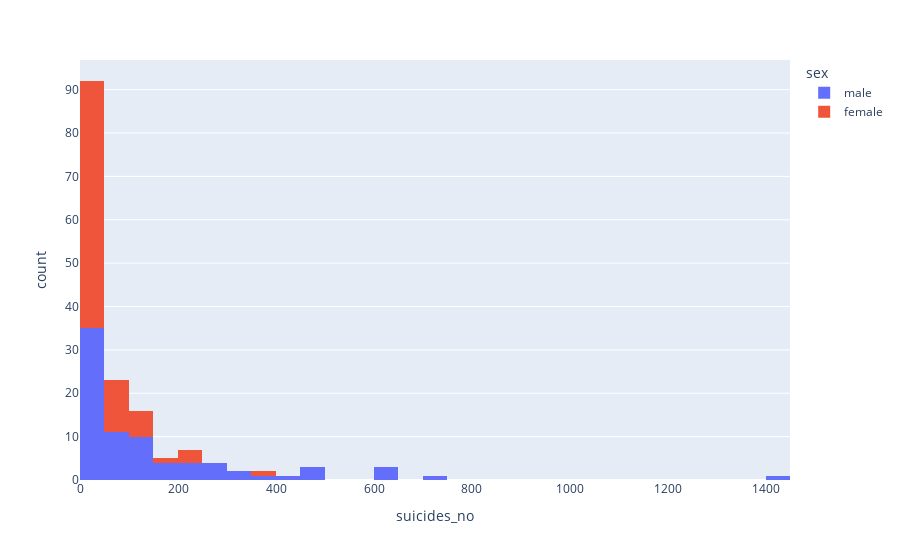
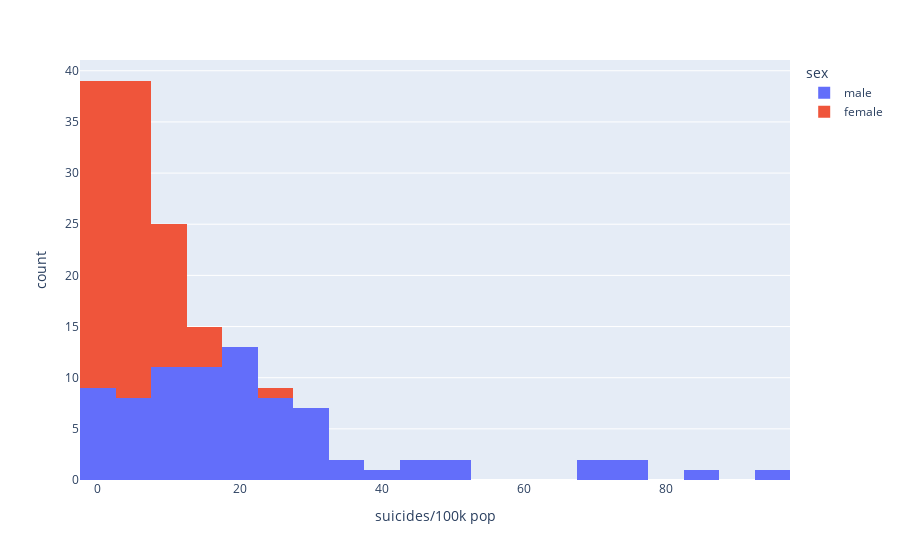

The notebook cell saved with these charts, in order:
### Code cell
fig = px.histogram(sd_2016, x="suicides_no", color="sex")
fig.show()

fig = px.histogram(sd_2016, x="suicides/100k pop", color="sex")
fig.show()

### Figure 1 — Plotly figure (JSON) as saved in the notebook; plotly's stock layout.template omitted (floating-point values rounded to 4 significant figures)
{"data": [{"alignmentgroup": "True", "bingroup": "x", "hovertemplate": "sex=male<br>suicides_no=%{x}<br>count=%{y}<extra></extra>", "legendgroup": "male", "marker": {"color": "#636efa", "pattern": {"shape": ""}}, "name": "male", "offsetgroup": "male", "orientation": "v", "showlegend": true, "type": "histogram", "x": [12, 16, 16, 5, 4, 212, 290, 260, 86, 58, 104, 187, 146, 48, 30, 15, 5, 2, 7, 2, 140, 319, 386, 137, 78, 0, 0, 0, 0, 0, 214, 495, 450, 98, 58, 8, 10, 11, 6, 1, 78, 212, 266, 96, 41, 17, 3, 18, 33, 12, 127, 127, 85, 29, 3, 123, 436, 478, 159, 77, 13, 27, 21, 2, 0, 615, 171, 632, 134, 91, 100, 232, 266, 114, 70, 734, 1421, 152, 646, 322], "xaxis": "x", "yaxis": "y"}, {"alignmentgroup": "True", "bingroup": "x", "hovertemplate": "sex=female<br>suicides_no=%{x}<br>count=%{y}<extra></extra>", "legendgroup": "female", "marker": {"color": "#EF553B", "pattern": {"shape": ""}}, "name": "female", "offsetgroup": "female", "orientation": "v", "showlegend": true, "type": "histogram", "x": [2, 6, 3, 2, 1, 61, 99, 95, 22, 18, 40, 69, 47, 6, 6, 3, 1, 1, 0, 0, 86, 91, 25, 34, 22, 0, 0, 0, 0, 0, 120, 161, 121, 30, 14, 2, 2, 0, 0, 0, 29, 45, 41, 8, 6, 4, 3, 6, 2, 0, 3, 18, 15, 15, 1, 87, 209, 217, 65, 35, 3, 2, 0, 0, 0, 61, 112, 96, 27, 14, 119, 104, 45, 44, 36, 69, 222, 375, 116, 60], "xaxis": "x", "yaxis": "y"}], "layout": {"barmode": "relative", "legend": {"title": {"text": "sex"}, "tracegroupgap": 0}, "margin": {"t": 60}, "xaxis": {"anchor": "y", "domain": [0, 1], "title": {"text": "suicides_no"}}, "yaxis": {"anchor": "x", "domain": [0, 1], "title": {"text": "count"}}}}

### Figure 2 — Plotly figure (JSON) as saved in the notebook; plotly's stock layout.template omitted (floating-point values rounded to 4 significant figures)
{"data": [{"alignmentgroup": "True", "bingroup": "x", "hovertemplate": "sex=male<br>suicides/100k pop=%{x}<br>count=%{y}<extra></extra>", "legendgroup": "male", "marker": {"color": "#636efa", "pattern": {"shape": ""}}, "name": "male", "offsetgroup": "male", "orientation": "v", "showlegend": true, "type": "histogram", "x": [19.37, 6.73, 4.56, 2.47, 1.56, 68.9, 31.22, 20.29, 14.19, 11.03, 77.31, 38.94, 25.57, 17.49, 12.38, 14.03, 8.61, 8.33, 8.19, 2.93, 51.16, 26.45, 23.86, 18.79, 14.78, 0, 0, 0, 0, 0, 86.84, 46.51, 31.27, 15.48, 10.21, 31.96, 30.08, 24.99, 24.9, 11.46, 96.98, 76.32, 70.62, 50.17, 23.05, 19.38, 19.04, 18.68, 18.28, 11.12, 43.69, 33.81, 33.62, 25.54, 19.55, 22.72, 21.75, 20.41, 14.97, 7.21, 4.43, 4, 3.11, 2.01, 0, 29.73, 29.49, 21.46, 9.86, 8.26, 27.82, 20.97, 20.46, 17.01, 11.56, 14.1, 14.09, 13.52, 13.47, 6.8], "xaxis": "x", "yaxis": "y"}, {"alignmentgroup": "True", "bingroup": "x", "hovertemplate": "sex=female<br>suicides/100k pop=%{x}<br>count=%{y}<extra></extra>", "legendgroup": "female", "marker": {"color": "#EF553B", "pattern": {"shape": ""}}, "name": "female", "offsetgroup": "female", "orientation": "v", "showlegend": true, "type": "histogram", "x": [1.95, 1.95, 0.74, 0.72, 0.51, 12.75, 9.81, 7.46, 4.51, 3.07, 16.26, 12.51, 8.24, 2.6, 2.26, 2.55, 1.4, 1.11, 0, 0, 6.33, 5.9, 5.2, 4.91, 4.38, 0, 0, 0, 0, 0, 23.03, 11.96, 8.45, 4.98, 2.61, 8.61, 6.07, 0, 0, 0, 15.03, 11.53, 10.09, 4.38, 3.55, 4.26, 3.5, 3.38, 1.66, 0, 11.4, 7.29, 5.13, 3.69, 0.67, 11.14, 10.26, 9.29, 6.23, 3.41, 1.67, 1.21, 0, 0, 0, 6.11, 4.55, 3.4, 2.13, 1.34, 9.46, 9.28, 9.12, 6.86, 6.3, 4.34, 3.67, 3.53, 2.47, 1.33], "xaxis": "x", "yaxis": "y"}], "layout": {"barmode": "relative", "legend": {"title": {"text": "sex"}, "tracegroupgap": 0}, "margin": {"t": 60}, "xaxis": {"anchor": "y", "domain": [0, 1], "title": {"text": "suicides/100k pop"}}, "yaxis": {"anchor": "x", "domain": [0, 1], "title": {"text": "count"}}}}
